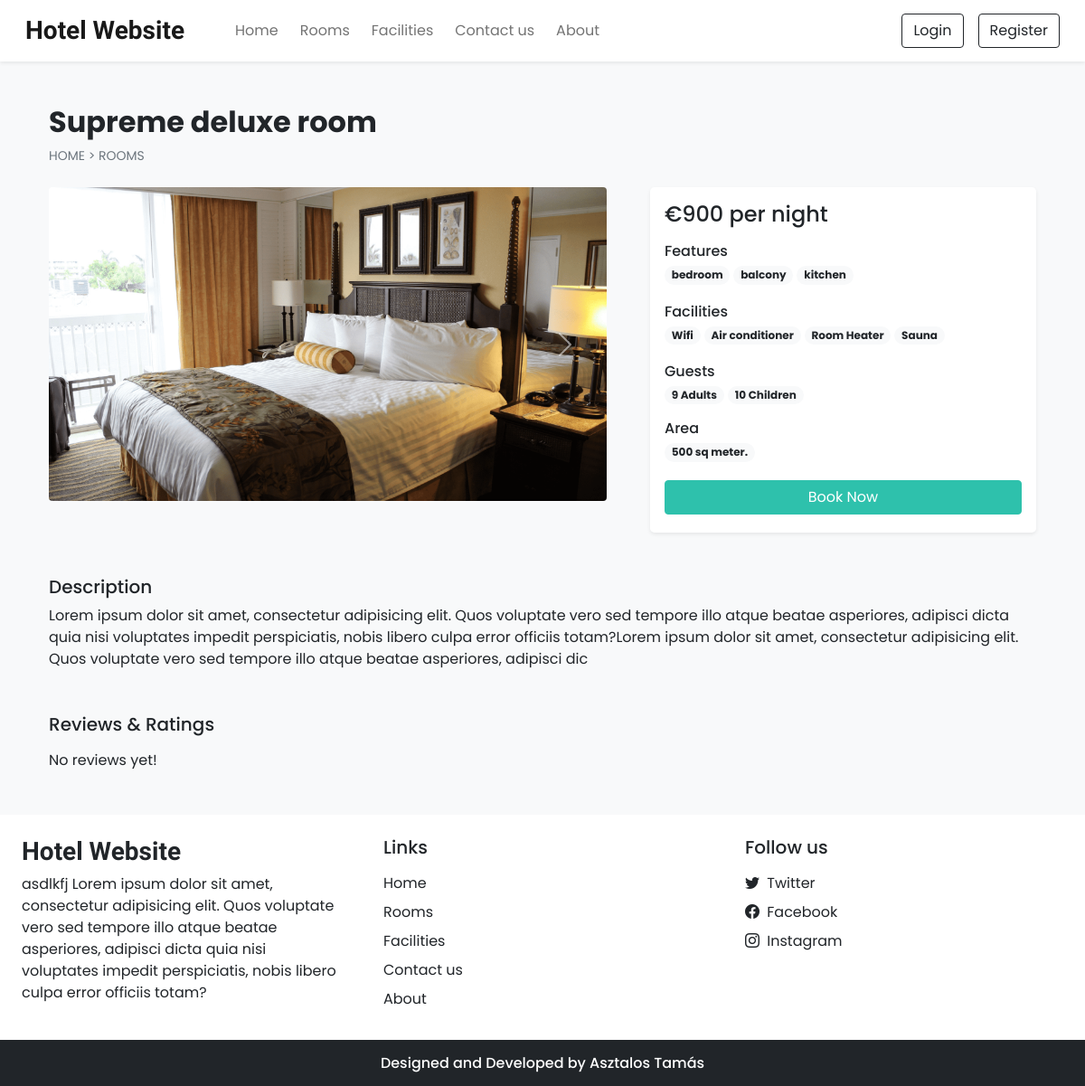
Page /room_details.php?id=6 on the earlier database version.
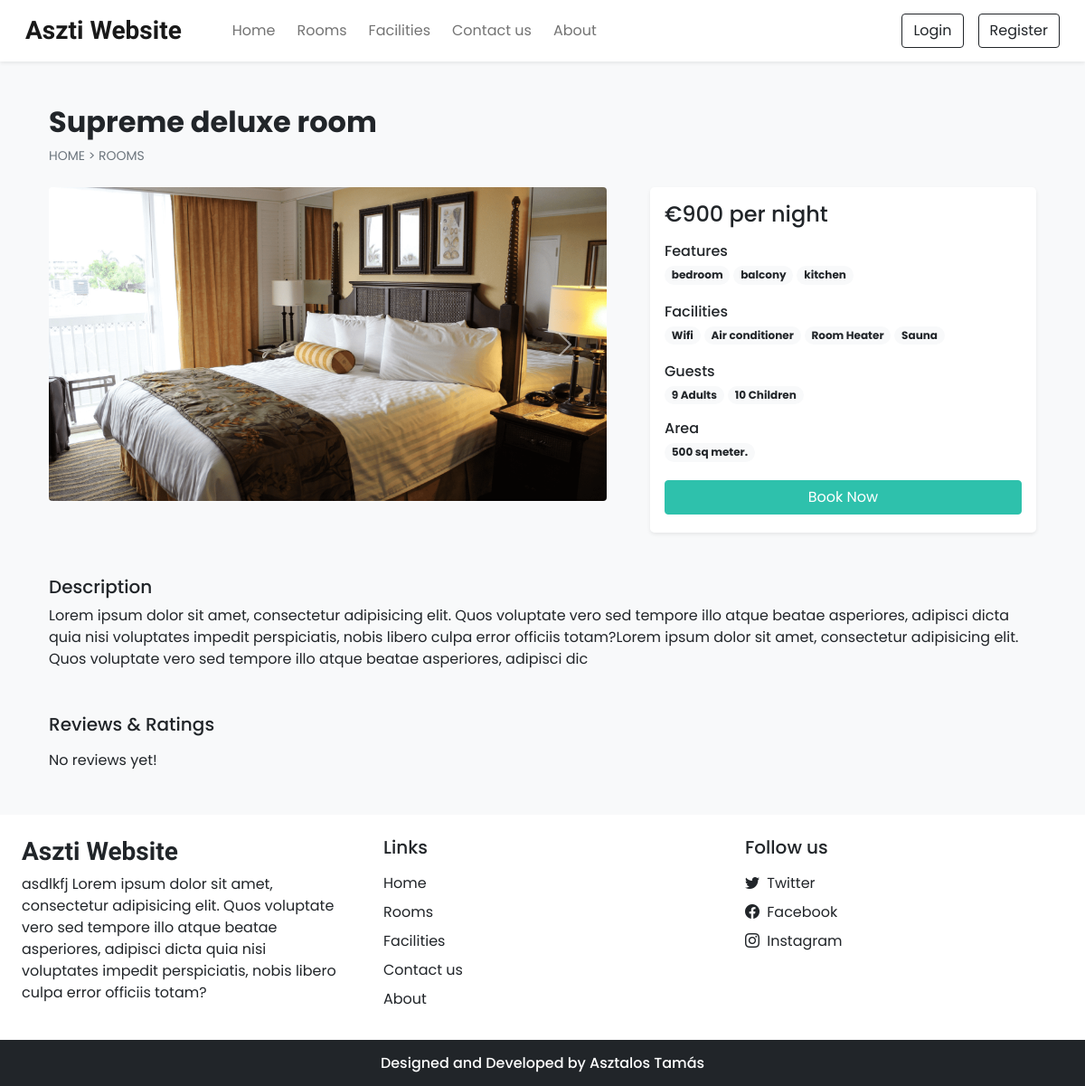
Same page on the later database version.
### tables this page shows
CREATE TABLE `settings` (
  `sr_no` int(11) NOT NULL,
  `site_title` varchar(50) NOT NULL,
  `site_about` varchar(250) NOT NULL,
  `shutdown` tinyint(1) NOT NULL
);

CREATE TABLE `rooms` (
  `id` int(11) NOT NULL,
  `name` varchar(150) NOT NULL,
  `area` int(11) NOT NULL,
  `price` int(11) NOT NULL,
  `quantity` int(11) NOT NULL,
  `adult` int(11) NOT NULL,
  `children` int(11) NOT NULL,
  `description` varchar(350) NOT NULL,
  `status` tinyint(4) NOT NULL DEFAULT 1,
  `removed` int(11) NOT NULL DEFAULT 0
);

CREATE TABLE `room_images` (
  `sr_no` int(11) NOT NULL,
  `room_id` int(11) NOT NULL,
  `image` varchar(150) NOT NULL,
  `thumb` tinyint(4) NOT NULL DEFAULT 0
);

CREATE TABLE `features` (
  `id` int(11) NOT NULL,
  `name` varchar(50) NOT NULL
);

CREATE TABLE `facilities` (
  `id` int(11) NOT NULL,
  `icon` varchar(100) NOT NULL,
  `name` varchar(50) NOT NULL,
  `description` varchar(250) NOT NULL
);

### admin/inc/db_config.php (called while the page is built, shortened)
<?php
  function select($sql,$values,$datatypes)
  {
    $con = $GLOBALS['con'];
    if($stmt = mysqli_prepare($con,$sql))
    {
      mysqli_stmt_bind_param($stmt,$datatypes,...$values);
      if(mysqli_stmt_execute($stmt)){
        $res = mysqli_stmt_get_result($stmt);
        return $res;
      }
      else{
        mysqli_stmt_close($stmt);
        die("Query cannot be executed - Select");
      }
    }
    else{
      die("Query cannot be prepared - Select");
    }
  }
?>

### room_details.php (the view, shortened to what this page needs)
<!DOCTYPE html>
<html lang="en">
<head>
  <?php require('inc/links.php'); ?>
</head>
<body class="bg-light">
  <?php require('inc/header.php'); ?>
  <?php
    $data = filteration($_GET);
    $room_res = select("SELECT * FROM `rooms` WHERE `id`=? AND `status`=? AND `removed`=?",[$data['id'],1,0],'iii');
    $room_data = mysqli_fetch_assoc($room_res);
  ?>
  <div class="container">
    <div class="row">
      <div class="col-12 my-5 mb-4 px-4">
        <h2 class="fw-bold"><?php echo $room_data['name'] ?></h2>
        <div style="font-size: 14px;">
          <a href="index.php" class="text-secondary text-decoration-none">HOME</a>
          <span class="text-secondary"> > </span>
          <a href="rooms.php" class="text-secondary text-decoration-none">ROOMS</a>
        </div>
      </div>
      <div class="col-lg-7 col-md-12 px-4">
        <div id="roomCarousel" class="carousel slide" data-bs-ride="carousel">
          <div class="carousel-inner">
            <?php
              $room_img = ROOMS_IMG_PATH."thumbnail.jpg";
              $img_q = mysqli_query($con,"SELECT * FROM `room_images`
                WHERE `room_id`='$room_data[id]'");
              if(mysqli_num_rows($img_q)>0)
              {
                $active_class = 'active';
                while($img_res = mysqli_fetch_assoc($img_q))
                {
                  echo"
                    <div class='carousel-item $active_class'>
                      <img src='".ROOMS_IMG_PATH.$img_res['image']."' class='d-block w-100 rounded'>
                    </div>
                  ";
                  $active_class='';
                }
              }
              else{
                echo"<div class='carousel-item active'>
                  <img src='$room_img' class='d-block w-100'>
                </div>";
              }
            ?>
          </div>
          <button class="carousel-control-prev" type="button" data-bs-target="#roomCarousel" data-bs-slide="prev">
            <span class="carousel-control-prev-icon" aria-hidden="true"></span>
          </button>
          <button class="carousel-control-next" type="button" data-bs-target="#roomCarousel" data-bs-slide="next">
            <span class="carousel-control-next-icon" aria-hidden="true"></span>
          </button>
        </div>
      </div>
      <div class="col-lg-5 col-md-12 px-4">
        <div class="card mb-4 border-0 shadow-sm rounded-3">
          <div class="card-body">
            <?php
              echo<<<price
                <h4>€$room_data[price] per night</h4>
              price;
              $fea_q = mysqli_query($con,"SELECT f.name FROM `features` f
                INNER JOIN `room_features` rfea ON f.id = rfea.features_id
                WHERE rfea.room_id = '$room_data[id]'");
              $features_data = "";
              while($fea_row = mysqli_fetch_assoc($fea_q)){
                $features_data .="<span class='badge rounded-pill bg-light text-dark text-wrap me-1 mb-1'>
                  $fea_row[name]
                </span>";
              }
              echo<<<features
                <div class="mb-3">
                  <h6 class="mb-1">Features</h6>
                  $features_data
                </div>
              features;
              $fac_q = mysqli_query($con,"SELECT f.name FROM `facilities` f
                INNER JOIN `room_facilities` rfac ON f.id = rfac.facilities_id
                WHERE rfac.room_id = '$room_data[id]'");
              $facilities_data = "";
              while($fac_row = mysqli_fetch_assoc($fac_q)){
                $facilities_data .="<span class='badge rounded-pill bg-light text-dark text-wrap me-1 mb-1'>
                  $fac_row[name]
                </span>";
              }
              echo<<<facilities
                <div class="mb-3">
                  <h6 class="mb-1">Facilities</h6>
                  $facilities_data
                </div>
              facilities;
              echo<<<guests
                <div class="mb-3">
                  <h6 class="mb-1">Guests</h6>
                  <span class="badge rounded-pill bg-light text-dark text-wrap">
                    $room_data[adult] Adults
                  </span>
                  <span class="badge rounded-pill bg-light text-dark text-wrap">
                    $room_data[children] Children
                  </span>
                </div>
              guests;
              echo<<<area
                <div class="mb-3">
                  <h6 class="mb-1">Area</h6>
                  <span class='badge rounded-pill bg-light text-dark text-wrap me-1 mb-1'>
                    $room_data[area] sq meter.
                  </span>
                </div>
              area;
              if(!$settings_r['shutdown']){
                $login=0;
                echo<<<book
                  <button onclick='checkLoginToBook($login,$room_data[id])' class="btn w-100 text-white custom-bg shadow-none mb-1">Book Now</button>
                book;
              }
            ?>
          </div>
        </div>
      </div>
      <div class="col-12 mt-4 px-4">
        <div class="mb-5">
          <h5>Description</h5>
          <p>
            <?php echo $room_data['description'] ?>
          </p>
        </div>
        <div>
          <h5 class="mb-3">Reviews & Ratings</h5>
          <?php
            $review_q = "SELECT rr.*,uc.name AS uname, uc.profile, r.name AS rname FROM `rating_review` rr
              INNER JOIN `user_cred` uc ON rr.user_id = uc.id
              INNER JOIN `rooms` r ON rr.room_id = r.id
              WHERE rr.room_id = '$room_data[id]'
              ORDER BY `sr_no` DESC LIMIT 15";
            $review_res = mysqli_query($con,$review_q);
            if(mysqli_num_rows($review_res)==0){
              echo 'No reviews yet!';
            }
          ?>
        </div>
      </div>
    </div>
  </div>
  <?php require('inc/footer.php'); ?>
</body>
</html>

### inc/links.php (shortened to what this page needs)
<link href="https://cdn.jsdelivr.net/npm/bootstrap@5.0.2/dist/css/bootstrap.min.css" rel="stylesheet">
<link rel="stylesheet" href="https://cdn.jsdelivr.net/npm/bootstrap-icons@1.9.1/font/bootstrap-icons.css">
<link rel="stylesheet" href="css/common.css">
<?php
  require('admin/inc/db_config.php');
  $contact_q = "SELECT * FROM `contact_details` WHERE `sr_no`=?";
  $settings_q = "SELECT * FROM `settings` WHERE `sr_no`=?";
  $values = [1];
  $contact_r = mysqli_fetch_assoc(select($contact_q,$values,'i'));
  $settings_r = mysqli_fetch_assoc(select($settings_q,$values,'i'));
?>

### inc/header.php (shortened to what this page needs)
<nav id="nav-bar" class="navbar navbar-expand-lg navbar-light bg-white px-lg-3 py-lg-2 shadow-sm sticky-top">
  <div class="container-fluid">
    <a class="navbar-brand me-5 fw-bold fs-3 h-font" href="index.php"><?php echo $settings_r['site_title'] ?></a>
    <div class="collapse navbar-collapse" id="navbarSupportedContent">
      <ul class="navbar-nav me-auto mb-2 mb-lg-0">
        <li class="nav-item">
          <a class="nav-link me-2" href="index.php">Home</a>
        </li>
        <li class="nav-item">
          <a class="nav-link me-2" href="rooms.php">Rooms</a>
        </li>
        <li class="nav-item">
          <a class="nav-link me-2" href="facilities.php">Facilities</a>
        </li>
        <li class="nav-item">
          <a class="nav-link me-2" href="contact.php">Contact us</a>
        </li>
        <li class="nav-item">
          <a class="nav-link" href="about.php">About</a>
        </li>
      </ul>
      <div class="d-flex">
        <?php
          if(isset($_SESSION['login']) && $_SESSION['login']==true)
          {
            $path = USERS_IMG_PATH;
            echo<<<data
              <div class="btn-group">
                <button type="button" class="btn btn-outline-dark shadow-none dropdown-toggle" data-bs-toggle="dropdown" data-bs-display="static" aria-expanded="false">
                  <img src="$path$_SESSION[uPic]" style="width: 25px; height: 25px;" class="me-1 rounded-circle">
                  $_SESSION[uName]
                </button>
                <ul class="dropdown-menu dropdown-menu-lg-end">
                  <li><a class="dropdown-item" href="profile.php">Profile</a></li>
                  <li><a class="dropdown-item" href="bookings.php">Bookings</a></li>
                  <li><a class="dropdown-item" href="logout.php">Logout</a></li>
                </ul>
              </div>
            data;
          }
          else
          {
            echo<<<data
              <button type="button" class="btn btn-outline-dark shadow-none me-lg-3 me-2" data-bs-toggle="modal" data-bs-target="#loginModal">
                Login
              </button>
              <button type="button" class="btn btn-outline-dark shadow-none" data-bs-toggle="modal" data-bs-target="#registerModal">
                Register
              </button>
            data;
          }
        ?>
      </div>
    </div>
  </div>
</nav>

### inc/footer.php (shortened to what this page needs)
<div class="container-fluid bg-white mt-5">
  <div class="row">
    <div class="col-lg-4 p-4">
      <h3 class="h-font fw-bold fs-3 mb-2"><?php echo $settings_r['site_title'] ?></h3>
      <p>
        <?php echo $settings_r['site_about'] ?>
      </p>
    </div>
    <div class="col-lg-4 p-4">
      <h5 class="mb-3">Links</h5>
      <a href="index.php" class="d-inline-block mb-2 text-dark text-decoration-none">Home</a> <br>
      <a href="rooms.php" class="d-inline-block mb-2 text-dark text-decoration-none">Rooms</a> <br>
      <a href="facilities.php" class="d-inline-block mb-2 text-dark text-decoration-none">Facilities</a> <br>
      <a href="contact.php" class="d-inline-block mb-2 text-dark text-decoration-none">Contact us</a> <br>
      <a href="about.php" class="d-inline-block mb-2 text-dark text-decoration-none">About</a>
    </div>
    <div class="col-lg-4 p-4">
        <h5 class="mb-3">Follow us</h5>
        <?php
          if($contact_r['tw']!=''){
            echo<<<data
              <a href="$contact_r[tw]" class="d-inline-block text-dark text-decoration-none mb-2">
                <i class="bi bi-twitter me-1"></i> Twitter
              </a><br>
            data;
          }
        ?>
        <a href="<?php echo $contact_r['fb'] ?>" class="d-inline-block text-dark text-decoration-none mb-2">
          <i class="bi bi-facebook me-1"></i> Facebook
        </a><br>
        <a href="<?php echo $contact_r['insta'] ?>" class="d-inline-block text-dark text-decoration-none">
          <i class="bi bi-instagram me-1"></i> Instagram
        </a><br>
    </div>
  </div>
</div>
<h6 class="text-center bg-dark text-white p-3 m-0">Designed and Developed by Asztalos Tamás</h6>

### css/common.css (style rules this page uses)
:root { --teal: #2ec1ac; --teal_hover: #279e8c; }
* { font-family: 'Poppins', sans-serif; }
.h-font { font-family: 'Merienda', cursive; }
.custom-bg { background-color: var(--teal); border: 1px solid var(--teal); }

Differences in the rows shown:
changed settings: site_title "Hotel Website" → "Aszti Website"
